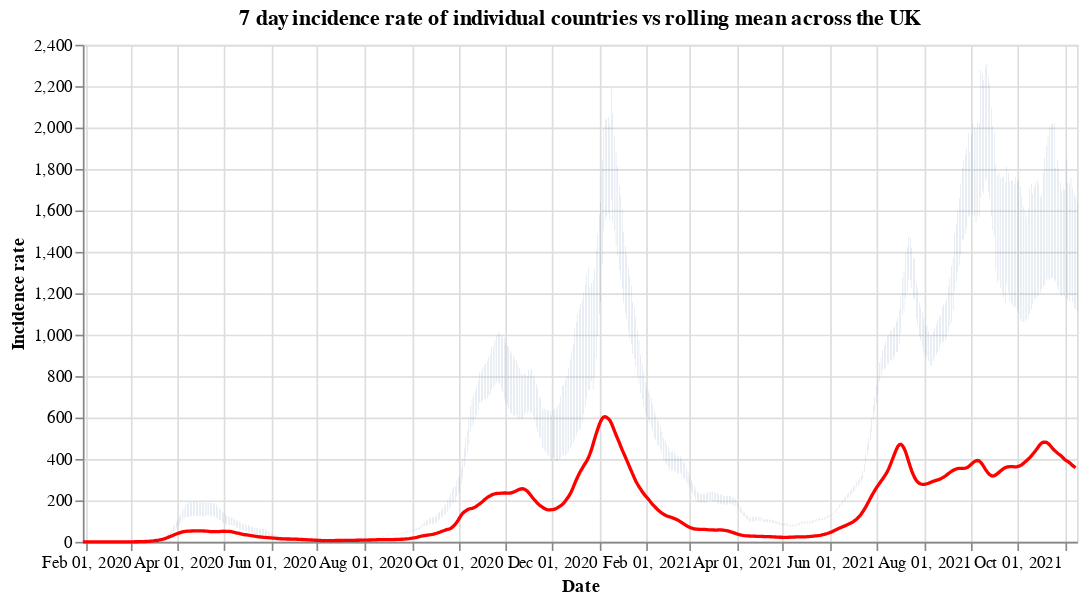

Notebook cell for this chart:
### Code cell
#collapse
countries = uk_cases['areaName'].unique()
countries.sort()

selection = alt.selection_single(
    name='Select',
    fields=['areaName'],
    init={'areaName': 'Wales'},
    bind={'areaName': alt.binding_select(options=countries)}
)

# scatter plot, modify opacity based on selection
bars = alt.Chart(uk_cases).mark_bar().add_selection(
    selection
).encode(
    x=alt.X("yearmonthdate(date):T", axis=alt.Axis(title='Date')),
    y=alt.Y("weeklyCasesRate:Q", axis=alt.Axis(title='Incidence rate')),
    tooltip='weeklyCasesRate:Q',
    opacity=alt.condition(selection, alt.value(1), alt.value(0))
).properties(title=f'7 day incidence rate of individual countries vs rolling mean across the UK', width=600)

line = alt.Chart(overview_cases).mark_line(
    color='red',
    size=2,
).transform_window(
    rolling_mean='mean(weeklyCasesRate)',
    frame=[0, 7]
).encode(
    x='yearmonthdate(date):T',
    y='rolling_mean:Q'
)

alt.layer(bars, line)

### Figure 1 — Vega-Lite specification as saved in the notebook (floating-point values rounded to 4 significant figures; data arrays with more than 128 entries replaced by an {"elided": "..."} marker saying what was removed)
{"config": {"view": {"continuousWidth": 400, "continuousHeight": 300}}, "layer": [{"data": {"name": "data-dc5070708714039f86ea89ea5fb556cb"}, "mark": "bar", "encoding": {"opacity": {"condition": {"value": 1, "selection": "Select"}, "value": 0}, "tooltip": {"type": "quantitative", "field": "weeklyCasesRate"}, "x": {"type": "temporal", "axis": {"title": "Date"}, "field": "date", "timeUnit": "yearmonthdate"}, "y": {"type": "quantitative", "axis": {"title": "Incidence rate"}, "field": "weeklyCasesRate"}}, "selection": {"Select": {"type": "single", "fields": ["areaName"], "init": {"areaName": "Wales"}, "bind": {"areaName": {"input": "select", "options": ["England", "Northern Ireland", "Scotland", "Wales"]}}}}, "title": "7 day incidence rate of individual countries vs rolling mean across the UK", "width": 600}, {"data": {"name": "data-9f7d98527681695b2a51b4d526e04e80"}, "mark": {"type": "line", "color": "red", "size": 2}, "encoding": {"x": {"type": "temporal", "field": "date", "timeUnit": "yearmonthdate"}, "y": {"type": "quantitative", "field": "rolling_mean"}}, "transform": [{"window": [{"op": "mean", "field": "weeklyCasesRate", "as": "rolling_mean"}], "frame": [0, 7]}]}], "$schema": "https://vega.github.io/schema/vega-lite/v4.8.1.json", "datasets": {"data-dc5070708714039f86ea89ea5fb556cb": {"elided": "2504 records"}, "data-9f7d98527681695b2a51b4d526e04e80": {"elided": "649 records"}}}
